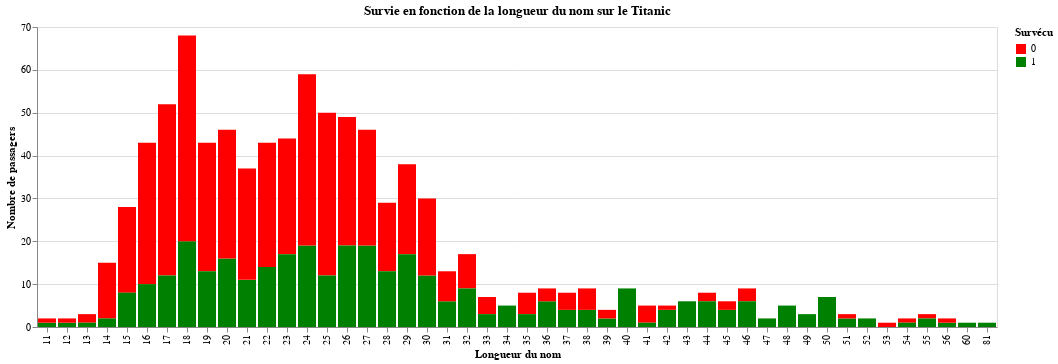

The cell this chart's notebook holds for it:
### Code cell
#name length

df['NameLength'] = df['Name'].apply(len)

# Création du graphique
chart = alt.Chart(df).mark_bar().encode(
    x=alt.X('NameLength:O', title='Longueur du nom'),
    y=alt.Y('count()', title='Nombre de passagers'),
    color=alt.Color('Survived:N', title='Survécu', scale=alt.Scale(domain=[0, 1], range=['red', 'green'])),
    tooltip=[alt.Tooltip('count()', title='Nombre de passagers'), 'NameLength', 'Survived']
).properties(
    title='Survie en fonction de la longueur du nom sur le Titanic'
)

chart.display()

### Figure 1 — Vega-Lite specification as saved in the notebook (floating-point values rounded to 4 significant figures; data arrays with more than 128 entries replaced by an {"elided": "..."} marker saying what was removed)
{"config": {"view": {"continuousWidth": 300, "continuousHeight": 300}}, "data": {"name": "data-62892ae3d0f8565ba3aa4e479e4dc450"}, "mark": {"type": "bar"}, "encoding": {"color": {"field": "Survived", "scale": {"domain": [0, 1], "range": ["red", "green"]}, "title": "Survécu", "type": "nominal"}, "tooltip": [{"aggregate": "count", "title": "Nombre de passagers", "type": "quantitative"}, {"field": "NameLength", "type": "quantitative"}, {"field": "Survived", "type": "quantitative"}], "x": {"field": "NameLength", "title": "Longueur du nom", "type": "ordinal"}, "y": {"aggregate": "count", "title": "Nombre de passagers", "type": "quantitative"}}, "title": "Survie en fonction de la longueur du nom sur le Titanic", "$schema": "https://vega.github.io/schema/vega-lite/v5.16.3.json", "datasets": {"data-62892ae3d0f8565ba3aa4e479e4dc450": {"elided": "887 records"}}}
